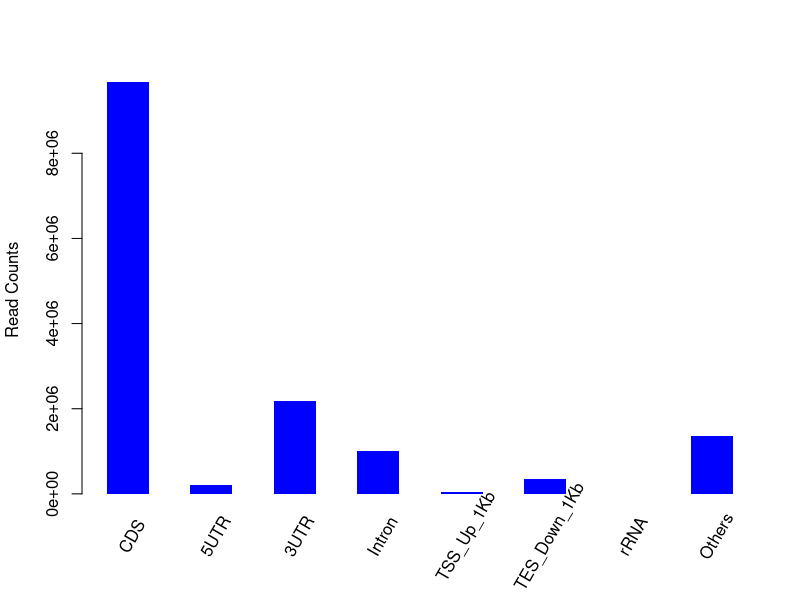

Reproduce this figure in R.
png("/rds/user/is460/hpc-work/muscle-rnaseq/ezbamqc/output/figs/srpk3_wt_ttnb_het_2.read_distr.png",width=500,height=500,units="px")
M=c(9674186,211209,2183483,1011946,49708,340644,1515,1359052)
Mname=c("CDS","5UTR","3UTR","Intron","TSS_Up_1Kb","TES_Down_1Kb","rRNA","Others")
val = barplot(M,xlab="",space=1,ylab="Read Counts",col="blue",border="NA")
text(x=seq(val[1],val[8],by=2),y=rep(0,8),srt=60,adj=0,offset=2,pos=1,xpd=T,labels=Mname)
dev.state = dev.off()
